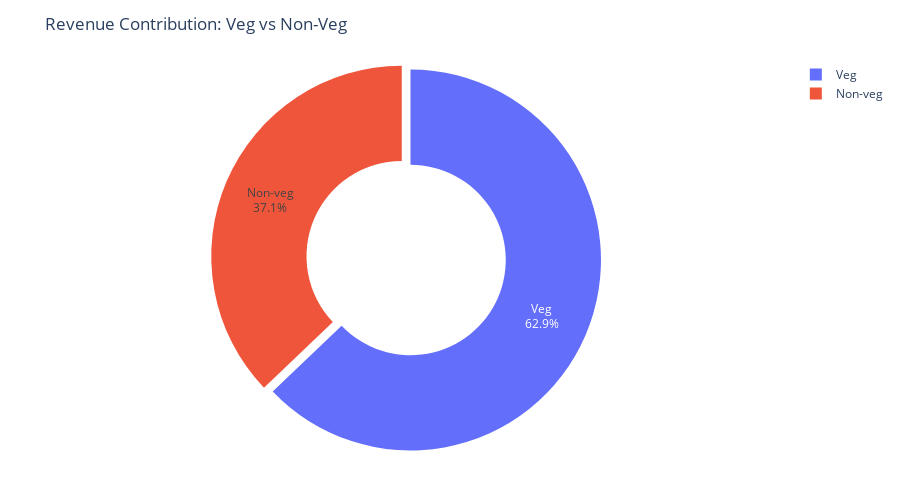

Notebook code cell kept with this figure:
### Code cell
import plotly.express as px 

fig = px.pie(
    food_revenue,
    values = "Price (INR)",
    names = "Food Category",
    hole = 0.5,
    title = "Revenue Contribution: Veg vs Non-Veg",
)

fig.update_traces (
    textinfo = "percent+label",
    pull=[0.05, 0]
)

fig.update_layout(
    height=500,
    margin=dict(t=60, b=40, l=40, r=40)
)

fig.show()

### Figure 1 — Plotly figure (JSON) as saved in the notebook; plotly's stock layout.template omitted (floating-point values rounded to 4 significant figures)
{"data": [{"domain": {"x": [0, 1], "y": [0, 1]}, "hole": 0.5, "hovertemplate": "Food Category=%{label}<br>Price (INR)=%{value}<extra></extra>", "labels": ["Non-veg", "Veg"], "legendgroup": "", "name": "", "pull": [0.05, 0], "showlegend": true, "textinfo": "percent+label", "type": "pie", "values": [19680000.0, 33330000.0]}], "layout": {"height": 500, "legend": {"tracegroupgap": 0}, "margin": {"b": 40, "l": 40, "r": 40, "t": 60}, "title": {"text": "Revenue Contribution: Veg vs Non-Veg"}}}
